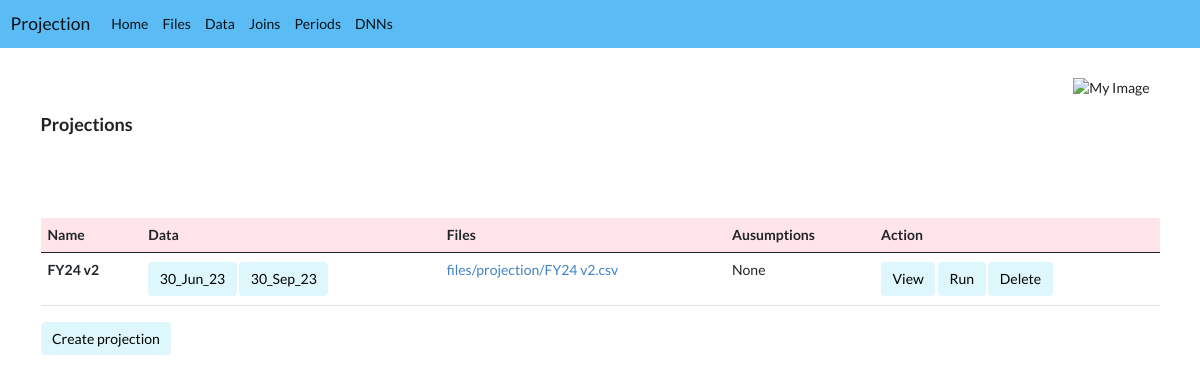
The app's page /list/projection, older data.
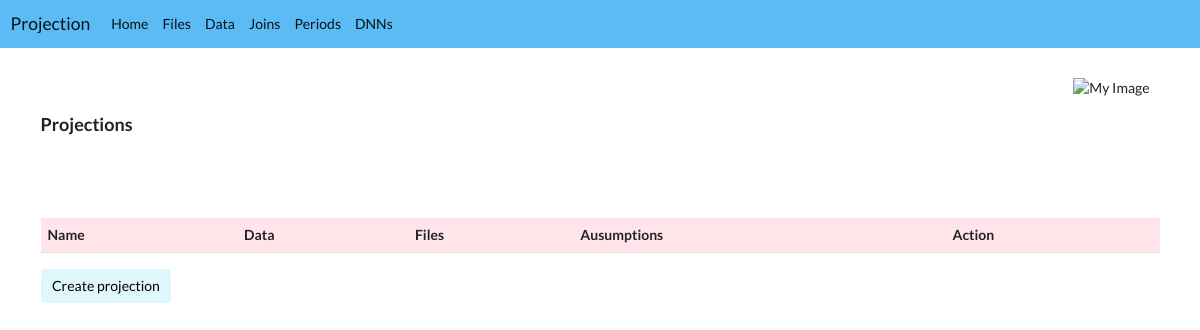
The same page, newer data.
### app/models.py (models this page shows, shortened)
class FileModel(Model):
    TYPE_CHOICES = [
        ("start", "Start File"),
        ("end", "End File"),
        ("data", "Data File"),
        ("joint", "Joint File"),
        ("lapse", "Lapse File"),
        ("rate", "Rate File"),
        ("assumption", "Assumption File"),
        ("projection", "Projection File"),
    ]
    name = "file"
    name_singular = "File"
    name_plural = "Files"
    description = "Data, Joins, Periods and DNNs each create files. Those files are listed below. To view a file, click on the relevant button."
    name = CharField(max_length=512)
    time_stamp = DateTimeField(auto_now_add=True, null=True,blank=True)
    last_update = DateTimeField(null=True,blank=True)
    document = FileField(upload_to="files/", blank=True, null=True)
    type = CharField(max_length=100, blank=True, null=True, choices=TYPE_CHOICES)
    def __str__(self):
        if self.name: return self.name
        else: "No name given"
        return self.name
    def df_top(self):
        try:
            df = pd.read_csv(str(self.name), nrows=4)
            return df
        except:
            return
    def df_top_html(self):
        try:
            return self.df_top().to_html(classes=['table', 'table-striped', 'table-center'], index=False, justify='center', formatters=formatters, render_links=True,)
        except:
            return

class Projection(Model):
    name = CharField(max_length=60, null=True)
    start = ForeignKey(Data, blank=True, null=True, on_delete=SET_NULL, related_name="start_data")
    end = ForeignKey(Data, blank=True, null=True, on_delete=SET_NULL, related_name="end_data")
    dnn = ForeignKey(DNN, blank=True, null=True, on_delete=SET_NULL, related_name="dnn_model")
    end_date = DateField(null=True, blank=True)
    proj_period = IntegerField(blank=True, null=True, default=5)
    file = ForeignKey(FileModel, related_name="projection_file", on_delete=SET_NULL, null=True)
    file_time_proj = ForeignKey(FileModel, related_name="time_proj", on_delete=SET_NULL, null=True)
    file_db = ForeignKey(FileModel, related_name="db", on_delete=SET_NULL, null=True)
    input_df = None
    assumption_df = None
    output_df = None
    def __str__(self):
        if self.name: return self.name
        else: "No name given"
    def files(self):
        return self.file, self.file_time_proj, self.file_db

class Data(Model):
    name = "data"
    name_singular = "Data"
    name_plural = "Data"
    description = "The Data file contains a snapshot of the portfolio at the end of the relevant month."
    name = CharField(max_length=512, null=True)
    date = DateField(null=True, blank=True)
    file = ForeignKey(FileModel, related_name="data_file", on_delete=SET_NULL, null=True)
    df = None
    index = IntegerField(null=True, blank=True)
    value_factor = FloatField(null=True, blank=True)
    def __str__(self):
        if self.name: return self.name
        else: "No name given"

class DNN(Model):
    name = "dnn"
    name_singular = "DNN"
    name_plural = "DNNs"
    description = "A Deep Neural Network (DNN) is defined by the number and size of its layers. Larger DNNs are more able to model complexity and more prone to 'over-fitting' the data. Each DNN is connected to a Period. The Joins in the Period are used to train the model."
    name = CharField(max_length=30, null=True)
    period = ForeignKey(Period, related_name="period", on_delete=SET_NULL, null=True)
    layers = CharField(max_length=512, null=True, default='20, 15, 10, 10, 5')
    model = CharField(max_length=512, null=True)
    epochs = IntegerField(default=150)
    assumption_file = ForeignKey(FileModel, related_name="assumption", on_delete=SET_NULL, null=True)
    loss_file = ForeignKey(FileModel, related_name="loss", on_delete=SET_NULL, null=True)
    proj_period = IntegerField(blank=True, null=True, default=5)
    mse = FloatField(null=True, blank=True)
    def loss(self):
        if not self.loss_file: return None
        df = self.loss_file.df()
        final = df['loss'].iloc[-1]
        try:
            final50 = df['loss'].iloc[-11]
            improvement = round(100-(final50/final) * 100, 3)
            final = round (final, 2)
            return f"{final} ({improvement}%)"
        except:
            final = round (final, 2)
            return f"{final}"

### app/views.py (the view)
# urls.py: path("list/<model_str>", list, name="list"),
def list(request, model_str):
    model, form = get_model(model_str)
    items = model.objects.all()
    dnns = DNN.objects.all()
    models = [Data, Join, Period, DNN]
    types = ['data', 'join', 'period', 'rate', 'assumption']
    context = {'items': items, 'model_str': model_str, 'models': models, 'types': types, "dnns": dnns, 'model': model}
    return render(request, model_str + "s.html", context)

### app/forms.py (called while the page is built)
def get_model(model_str):
    if model_str == "file": return FileModel, None
    if model_str == "data": return Data, None
    if model_str == "join": return Join, None
    if model_str == "period": return Period, PeriodForm
    if model_str.lower() == "dnn": return DNN, DNNForm
    if model_str == "projection": return Projection, ProjectionForm
    if model_str == "proj_ind": return Proj_Ind, None
    if model_str == "setting": return Setting, SettingForm

### app/templates/projections.html
{% extends 'base.html'%}
{% block content %}
<h3>{{ model_str | capfirst }}s</h3>
<table class="table">
    <thead style="background-color: #ffe5ea;">
        <th>Name</th>
        <th>Data</th>
        <th>Files</th>
        <th>Ausumptions</th>
        <th>Action</th>
    </thead>
    {% for item in items %}
    <tr>
        <td>
            <b>{{ item }} </b>
        </td>
        <td>
            {% if item.start %}<a class="btn btn-yak" href="{% url 'item' 'data' item.start.id %}">{{ item.start }}</a>{% endif %}
            {% if item.end %}<a class="btn btn-yak" href="{% url 'item' 'data' item.end.id %}">{{ item.end }}</a>{% endif %}
        </td>
        <td>
            {% for file in item.files %}
                {% if file %}
                    <a href="{% url 'item' 'file' file.id %}">{{ file }}</a><br>
                {% endif %}
            {% endfor %}
        </td>
        <td> {{ item.dnn.assumption_file.df_top_html | safe }} </td>
        <td>
            <a class="btn btn-yak" href="{% url 'item' model_str item.id %}">View</a>
            <a class="btn btn-yak" href="{% url 'run' model_str item.id %}">Run</a>
            <a class="btn btn-yak" href="{% url 'delete' model_str item.id %}">Delete</a>
        </td>
    </tr>
    {% endfor %}
</table>
<a class="btn btn-yak" href="{% url 'new' model_str %}">Create {{ model_str }}</a><br><br>
{% endblock %}

Row changes from the older to the newer data that the page shows:
removed FileModel: type "Projection", name "files/projection/FY24 v2.csv", type "projection"
removed Projection: name "FY24 v2", start "30_Jun_23", end "30_Sep_23", dnn.assumption_file.df_top_html "None"
Text that changed along with them:
{{ model_str | capfirst }}: (not shown) → "Projection"
{{ model_str }}: (not shown) → "projection"
